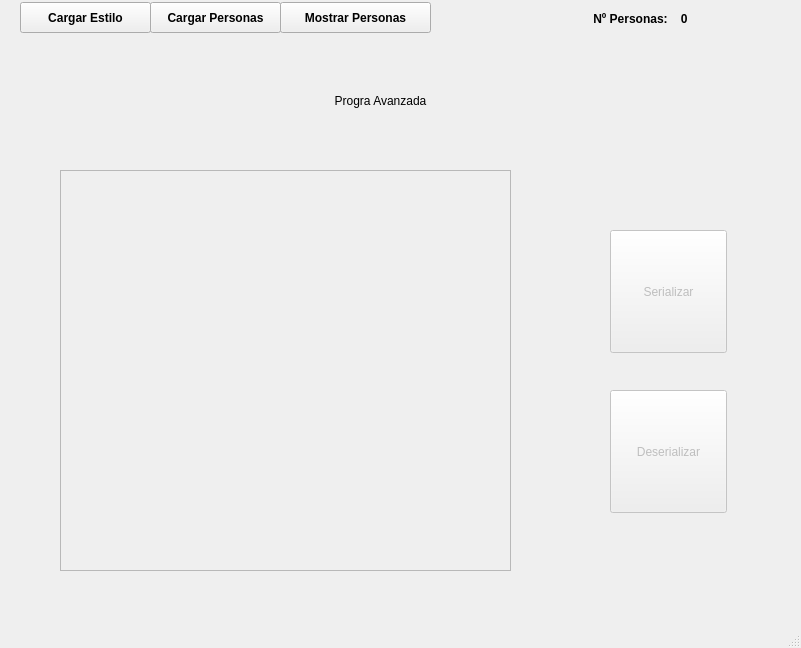
<?xml version="1.0" encoding="UTF-8"?>
<ui version="4.0">
 <class>MainWindow</class>
 <widget class="QMainWindow" name="MainWindow">
  <property name="geometry">
   <rect>
    <x>0</x>
    <y>0</y>
    <width>801</width>
    <height>648</height>
   </rect>
  </property>
  <property name="windowTitle">
   <string>Infinity Syllabus</string>
  </property>
  <property name="styleSheet">
   <string notr="true"/>
  </property>
  <property name="tabShape">
   <enum>QTabWidget::Rounded</enum>
  </property>
  <widget class="QWidget" name="centralwidget">
   <property name="styleSheet">
    <string notr="true"/>
   </property>
   <widget class="QLabel" name="label_principal">
    <property name="geometry">
     <rect>
      <x>100</x>
      <y>50</y>
      <width>561</width>
      <height>101</height>
     </rect>
    </property>
    <property name="styleSheet">
     <string notr="true"/>
    </property>
    <property name="text">
     <string>Progra Avanzada</string>
    </property>
    <property name="alignment">
     <set>Qt::AlignCenter</set>
    </property>
   </widget>
   <widget class="QPushButton" name="boton_serializar">
    <property name="enabled">
     <bool>false</bool>
    </property>
    <property name="geometry">
     <rect>
      <x>610</x>
      <y>230</y>
      <width>117</width>
      <height>123</height>
     </rect>
    </property>
    <property name="styleSheet">
     <string notr="true"/>
    </property>
    <property name="text">
     <string>Serializar</string>
    </property>
   </widget>
   <widget class="QPushButton" name="boton_deserializar">
    <property name="enabled">
     <bool>false</bool>
    </property>
    <property name="geometry">
     <rect>
      <x>610</x>
      <y>390</y>
      <width>117</width>
      <height>123</height>
     </rect>
    </property>
    <property name="styleSheet">
     <string notr="true"/>
    </property>
    <property name="text">
     <string>Deserializar</string>
    </property>
   </widget>
   <widget class="QScrollArea" name="scrollArea">
    <property name="geometry">
     <rect>
      <x>60</x>
      <y>170</y>
      <width>451</width>
      <height>401</height>
     </rect>
    </property>
    <property name="styleSheet">
     <string notr="true"/>
    </property>
    <property name="widgetResizable">
     <bool>true</bool>
    </property>
    <widget class="QWidget" name="area">
     <property name="geometry">
      <rect>
       <x>0</x>
       <y>0</y>
       <width>449</width>
       <height>399</height>
      </rect>
     </property>
     <layout class="QVBoxLayout" name="verticalLayout">
      <property name="leftMargin">
       <number>20</number>
      </property>
      <property name="topMargin">
       <number>18</number>
      </property>
      <property name="rightMargin">
       <number>20</number>
      </property>
     </layout>
    </widget>
   </widget>
   <widget class="QLabel" name="label_barra">
    <property name="geometry">
     <rect>
      <x>0</x>
      <y>0</y>
      <width>801</width>
      <height>31</height>
     </rect>
    </property>
    <property name="styleSheet">
     <string notr="true"/>
    </property>
    <property name="text">
     <string/>
    </property>
    <property name="alignment">
     <set>Qt::AlignRight|Qt::AlignTrailing|Qt::AlignVCenter</set>
    </property>
   </widget>
   <widget class="QPushButton" name="boton_cargar">
    <property name="geometry">
     <rect>
      <x>150</x>
      <y>2</y>
      <width>131</width>
      <height>31</height>
     </rect>
    </property>
    <property name="font">
     <font>
      <weight>75</weight>
      <bold>true</bold>
     </font>
    </property>
    <property name="text">
     <string>Cargar Personas</string>
    </property>
   </widget>
   <widget class="QPushButton" name="boton_estilo">
    <property name="geometry">
     <rect>
      <x>20</x>
      <y>2</y>
      <width>131</width>
      <height>31</height>
     </rect>
    </property>
    <property name="font">
     <font>
      <weight>75</weight>
      <bold>true</bold>
     </font>
    </property>
    <property name="styleSheet">
     <string notr="true">alternate-background-color: rgb(33, 255, 238);</string>
    </property>
    <property name="text">
     <string>Cargar Estilo</string>
    </property>
   </widget>
   <widget class="QPushButton" name="boton_mostrar">
    <property name="geometry">
     <rect>
      <x>280</x>
      <y>2</y>
      <width>151</width>
      <height>31</height>
     </rect>
    </property>
    <property name="font">
     <font>
      <weight>75</weight>
      <bold>true</bold>
     </font>
    </property>
    <property name="text">
     <string>Mostrar Personas</string>
    </property>
   </widget>
   <widget class="QLabel" name="label_personas">
    <property name="geometry">
     <rect>
      <x>590</x>
      <y>8</y>
      <width>121</width>
      <height>21</height>
     </rect>
    </property>
    <property name="font">
     <font>
      <weight>75</weight>
      <bold>true</bold>
     </font>
    </property>
    <property name="styleSheet">
     <string notr="true"/>
    </property>
    <property name="text">
     <string> Nº Personas:    0</string>
    </property>
    <property name="margin">
     <number>1</number>
    </property>
   </widget>
  </widget>
  <widget class="QMenuBar" name="menubar">
   <property name="geometry">
    <rect>
     <x>0</x>
     <y>0</y>
     <width>801</width>
     <height>22</height>
    </rect>
   </property>
  </widget>
  <widget class="QStatusBar" name="statusbar"/>
  <action name="accion_cargar">
   <property name="text">
    <string>Cargar Personas</string>
   </property>
   <property name="shortcutContext">
    <enum>Qt::WindowShortcut</enum>
   </property>
  </action>
 </widget>
 <resources/>
 <connections/>
</ui>
